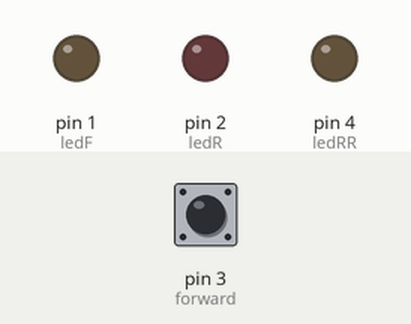
Bench run of a sketch on a simulated Arduino Uno, built with avr-gcc and run on an emulated ATmega328P. Shown: output pins drawn as LEDs (lit = HIGH). The test bench sets the inputs (shaded band); at power-on: pin 3 (forward) HIGH.

Above: at 1.2 s.
1.3 s: pin 3 (forward) pulled LOW for 0.15 s
At 3.7 s:
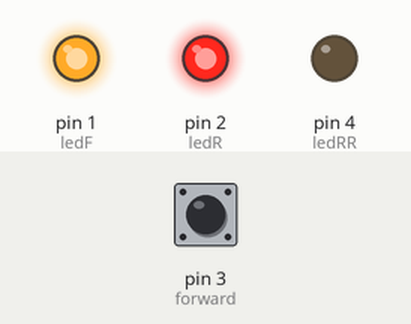
At 8.6 s:
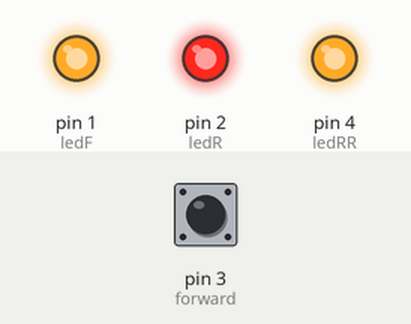
Timing chart, 0 to 12.2 s (numbered marks = the images above; inputs shaded):
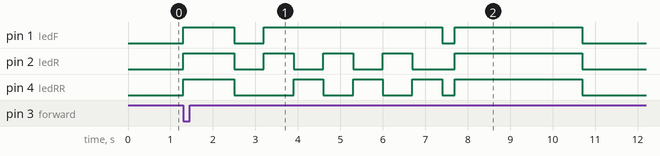

Measured:
- after the input at 1.3 s, pin 1 (ledF): goes HIGH 1.2 s, LOW 0.70 s, HIGH 4.2 s, LOW 0.30 s, HIGH 3.0 s, then LOW, starting at once; pin 2 (ledR): goes HIGH 1.2 s, 3 × (LOW 0.70 s, HIGH 0.70 s), LOW 1.0 s, HIGH 3.0 s, then LOW, starting at once

The sketch:

toy_car.ino
```cpp
#define ledF 1 //7
#define ledR 2 //6
#define ledRR 4 //3
#define forward 3// 2

void setup(){
  pinMode(forward, INPUT_PULLUP);
  pinMode(ledF, OUTPUT);
  pinMode(ledRR, OUTPUT);
  pinMode(ledR, OUTPUT);
  digitalWrite(ledF, 0);
  digitalWrite(ledR, 0);
  digitalWrite(ledRR, 0);

}

void loop(){
  if (digitalRead(forward) == 0){
    for (uint8_t i=0; i<4; i++){
      digitalWrite(ledF, 1);
      digitalWrite(ledR, 1);
      digitalWrite(ledRR, 1);
      delay(300);
      digitalWrite(ledF, 0);
      digitalWrite(ledR, 0);
      digitalWrite(ledRR, 0);
    }

    for (uint8_t i=0; i<3; i++){
      delay(700);
      digitalWrite(ledF, 1);
      digitalWrite(ledR, 1);
      digitalWrite(ledRR, 0);
      delay(700);
      digitalWrite(ledF, 1);
      digitalWrite(ledR, 0);
      digitalWrite(ledRR, 1);
    }
    delay(700);
    digitalWrite(ledF, 0);
    digitalWrite(ledR, 0);
    digitalWrite(ledRR, 0);
    delay(300);
    digitalWrite(ledF, 1);
    digitalWrite(ledR, 1);
    digitalWrite(ledRR, 1);
    delay(3000);
    digitalWrite(ledF, 0);
    digitalWrite(ledR, 0);
    digitalWrite(ledRR, 0);

  } else{
      digitalWrite(ledR, 0);
      digitalWrite(ledRR, 0);
      digitalWrite(ledF, 0);
   }
}
```
